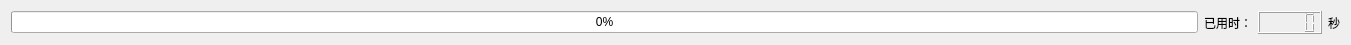
      <widget class="QWidget" name="layoutWidget_5">
       <property name="geometry">
        <rect>
         <x>40</x>
         <y>660</y>
         <width>1351</width>
         <height>29</height>
        </rect>
       </property>
       <property name="styleSheet">
        <string notr="true">font: 10pt &quot;黑体&quot;;</string>
       </property>
       <layout class="QGridLayout" name="gridLayout_29">
        <item row="0" column="0">
         <widget class="QProgressBar" name="progressBar">
          <property name="styleSheet">
           <string notr="true">font: 10pt &quot;黑体&quot;;</string>
          </property>
          <property name="value">
           <number>0</number>
          </property>
         </widget>
        </item>
        <item row="0" column="1">
         <layout class="QGridLayout" name="gridLayout_21">
          <item row="0" column="0">
           <widget class="QLabel" name="label_116">
            <property name="styleSheet">
             <string notr="true">font: 10pt &quot;黑体&quot;;</string>
            </property>
            <property name="text">
             <string>已用时：</string>
            </property>
           </widget>
          </item>
          <item row="0" column="1">
           <widget class="QLCDNumber" name="lcdNumber">
            <property name="styleSheet">
             <string notr="true">font: 10pt &quot;黑体&quot;;</string>
            </property>
           </widget>
          </item>
          <item row="0" column="2">
           <widget class="QLabel" name="label_118">
            <property name="styleSheet">
             <string notr="true">font: 10pt &quot;黑体&quot;;</string>
            </property>
            <property name="text">
             <string>秒</string>
            </property>
           </widget>
          </item>
         </layout>
        </item>
       </layout>
      </widget>
